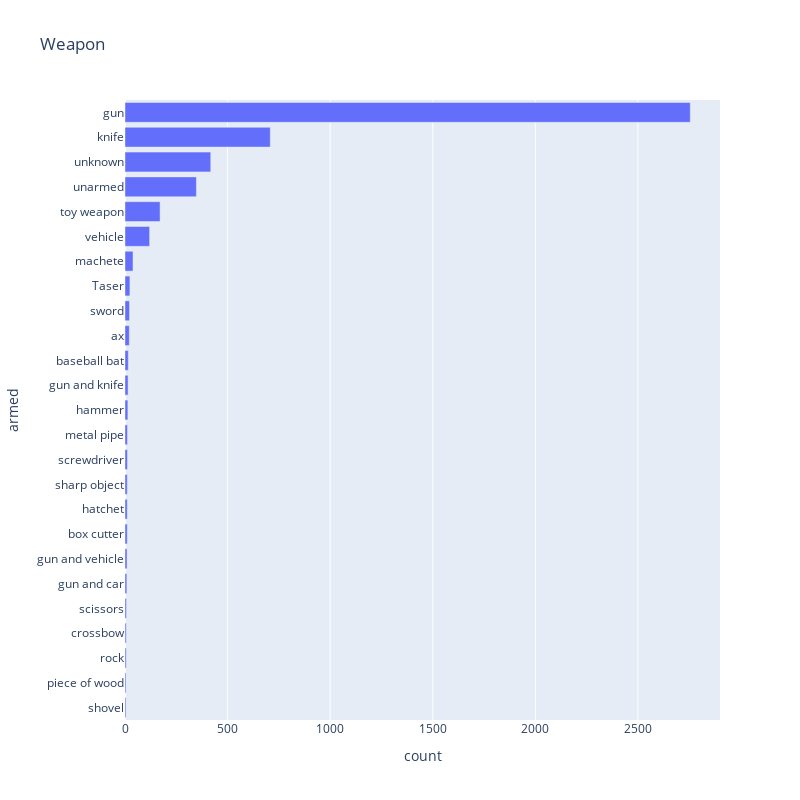

This figure's notebook cell:
### Markdown cell above
## Weapon Used

### Code cell
data = ois['armed'].value_counts().reset_index()
data.columns = ['armed', 'count']
data = data.sort_values('count')
fig = px.bar(
    data.tail(25), 
    x='count', 
    y='armed', 
    orientation='h', 
    title='Weapon', 
    width=800, 
    height=800
)
fig.show()

### Figure 1 — Plotly figure (JSON) as saved in the notebook; plotly's stock layout.template omitted (floating-point values rounded to 4 significant figures)
{"data": [{"alignmentgroup": "True", "hovertemplate": "count=%{x}<br>armed=%{y}<extra></extra>", "legendgroup": "", "marker": {"color": "#636efa"}, "name": "", "offsetgroup": "", "orientation": "h", "showlegend": false, "textposition": "auto", "type": "bar", "x": [5, 5, 6, 6, 7, 9, 10, 11, 11, 11, 12, 12, 14, 15, 16, 21, 22, 24, 39, 120, 171, 348, 418, 708, 2755], "xaxis": "x", "y": ["shovel", "piece of wood", "rock", "crossbow", "scissors", "gun and car", "gun and vehicle", "box cutter", "hatchet", "sharp object", "screwdriver", "metal pipe", "hammer", "gun and knife", "baseball bat", "ax", "sword", "Taser", "machete", "vehicle", "toy weapon", "unarmed", "unknown", "knife", "gun"], "yaxis": "y"}], "layout": {"barmode": "relative", "height": 800, "legend": {"tracegroupgap": 0}, "title": {"text": "Weapon"}, "width": 800, "xaxis": {"anchor": "y", "domain": [0, 1], "title": {"text": "count"}}, "yaxis": {"anchor": "x", "domain": [0, 1], "title": {"text": "armed"}}}}
